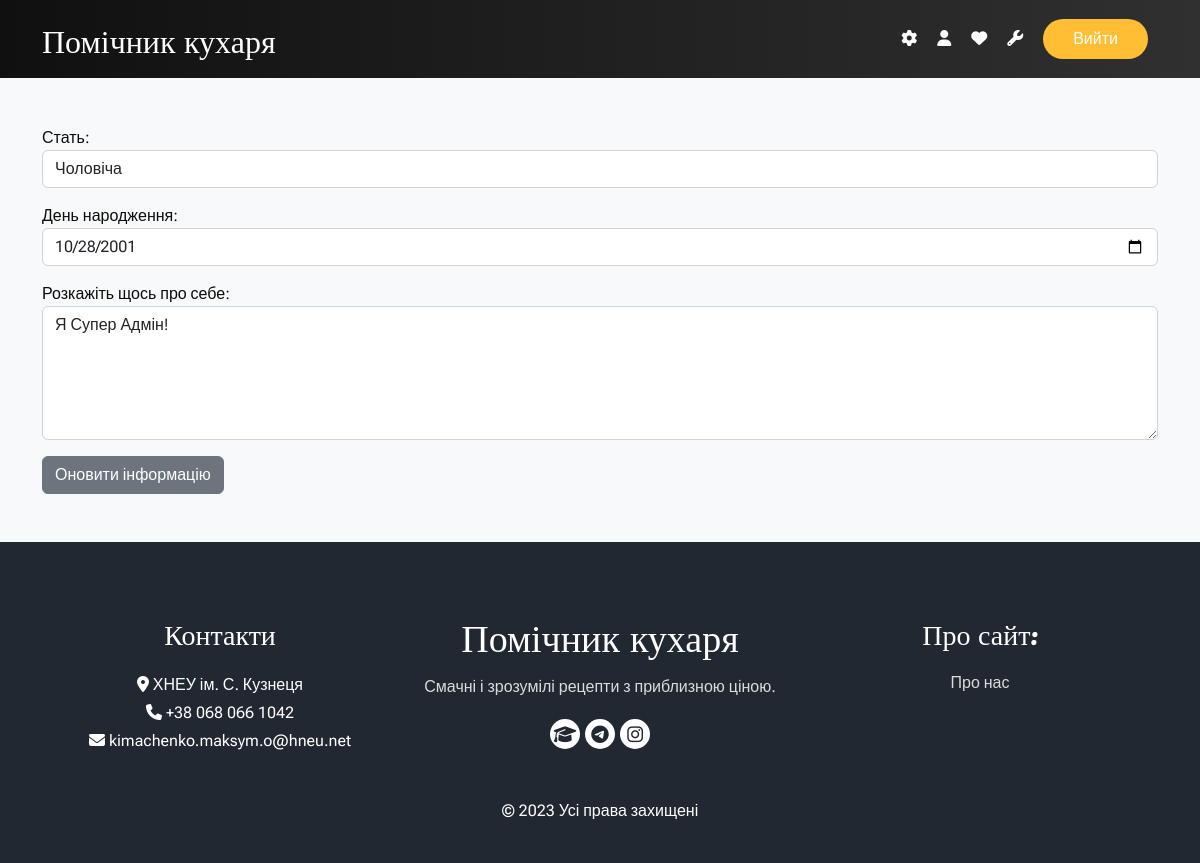
The app's page /user/1/edit-profile (signed in) with its own data.
### users/models.py (models this page shows, shortened)
class Profile(models.Model):
    user = models.OneToOneField(settings.AUTH_USER_MODEL, verbose_name='Користувач', on_delete=models.CASCADE)
    gender = models.CharField('Стать',
        max_length=2,
        choices=[
        ('n', 'Не скажу'),
        ('m', 'Чоловіча'),
        ('f', 'Жіноча'),
        ],
        default='n',
    )
    birth_date = models.DateField('Дата народження', null=True, blank=True)
    bio = models.TextField('Про Вас', max_length=512, null=True, blank=True)
    class Meta:
        db_table = 'Profiles'
        verbose_name = 'Профіль'
        verbose_name_plural = 'Профілі'

### users/views.py (the view, shortened to what this page needs)
# urls.py: path('user/<int:pk>/edit-profile', views.EditProfileView.as_view(), name='edit_profile'),
class EditProfileView(LoginRequiredMixin, View):
    def get(self, request, pk):
        profile_form = EditProfileForm(instance=request.user.profile)
        return render(request, 'users/edit_profile.html', {'profile_form': profile_form})

### users/forms.py
class EditProfileForm(forms.ModelForm):
    gender_choices=[
        ('n', 'Не скажу'),
        ('m', 'Чоловіча'),
        ('f', 'Жіноча'),
    ]
    gender = forms.ChoiceField(label='Стать', choices=gender_choices, widget=forms.Select(attrs={'class': 'form-control'}))
    birth_date = forms.DateField(label='День народження', widget=forms.DateInput(format=('%Y-%m-%d'), attrs={'type': 'date', 'class': 'form-control'}))
    bio = forms.CharField(label='Розкажіть щось про себе', widget=forms.Textarea(attrs={'class': 'form-control', 'rows': '5'}))
    class Meta:
        model = Profile
        fields = ('gender', 'birth_date', 'bio')

### templates/users/edit_profile.html (shortened to what this page needs)
{% load static %}
<!DOCTYPE html>
<html lang="uk">
<head>
  <link rel="stylesheet" href="https://cdn.jsdelivr.net/npm/bootstrap@5.2.3/dist/css/bootstrap.min.css" />
  <link rel="stylesheet" href="https://cdnjs.cloudflare.com/ajax/libs/font-awesome/6.2.1/css/all.min.css" />
  <link rel="stylesheet" href="{% static 'recipes/css/style.css' %}" />
</head>
<body class="sub_page">
  <div class="hero_area">
    <header class="header_section">
      <div class="container">
        <nav class="navbar navbar-expand-lg custom_nav-container">
          <a class="navbar-brand" href="/">
            <span>
              Помічник кухаря
            </span>
          </a>
          <div class="navbar-collapse">
            <div class="user_option">
              {% if user.is_authenticated %}
                <a href="#" class="user_link">
                  <i class="fa-solid fa-gear" aria-hidden="true"></i>
                </a>
                <a href="{% url 'edit_user_profile' user.id %}" class="user_link">
                  <i class="fa-solid fa-user" aria-hidden="true"></i>
                </a>
                <a href="#" class="user_link">
                  <i class="fa-solid fa-heart" aria-hidden="true"></i>
                </a>
                {% if user.is_superuser %}
                  <a href="/admin" class="user_link">
                    <i class="fa-solid fa-wrench" aria-hidden="true"></i>
                  </a>
                {% endif %}
                <a href="{% url 'signout' %}" class="signin">
                  Вийти
                </a>
                {% else %}
                <a href="/signin" class="signin">
                  Увійти
                </a>
              {% endif %}
            </div>
          </div>
        </nav>
      </div>
    </header>
  </div>
  <div class="album py-5 bg-light">
    <div class="container">
      <div class="form-group">
        <form method="POST" enctype="multipart/form-data">
          {{ profile_form.as_p }}
          <button class="btn btn-secondary">Оновити інформацію</button>
        </form>
      </div>
    </div>
  </div>
  <footer class="footer_section">
    <div class="container">
      <div class="row">
        <div class="col-md-4 footer-col">
          <div class="footer_contact">
            <h4> Контакти </h4>
            <div class="contact_link_box">
              <div>
                <i class="fa-solid fa-location-dot" aria-hidden="true"></i>
                <span> ХНЕУ ім. С. Кузнеця </span>
              </div>
              <div>
                <i class="fa-solid fa-phone" aria-hidden="true"></i>
                <span> +38 068 066 1042 </span>
              </div>
              <div>
                <i class="fa-solid fa-envelope" aria-hidden="true"></i>
                <span> kimachenko.maksym.o@hneu.net </span>
              </div>
            </div>
          </div>
        </div>
        <div class="col-md-4 footer-col">
          <div class="footer_detail">
            <a href="/" class="footer-logo"> Помічник кухаря </a>
            <p> Смачні і зрозумілі рецепти з приблизною ціною. </p>
            <div class="footer_social">
              <a href="https://www.hneu.edu.ua/">
                <i class="fa-solid fa-graduation-cap" aria-hidden="true"></i>
              </a>
              <a href="https://t.me/maxkimachenko">
                <i class="fa-brands fa-telegram" aria-hidden="true"></i>
              </a>
              <a href="https://instagram.com/maxkimachenko">
                <i class="fa-brands fa-instagram" aria-hidden="true"></i>
              </a>
            </div>
          </div>
        </div>
        <div class="col-md-4 footer-col">
          <h4> Про сайт: </h4>
          <a href="#">
            <p> Про нас </p>
          </a>
        </div>
      </div>
      <div class="footer-info">
        <p> &copy; <span id="displayYear"></span> Усі права захищені </p>
      </div>
    </div>
  </footer>
</body>
</html>

### static/recipes/css/style.css (style rules this page uses)
body { font-family: 'Roboto Flex', sans-serif; color: #0c0c0c; background-color: #ffffff; overflow-x: hidden; }
.hero_area { position: relative; min-height: 100vh; display: -webkit-box; display: -ms-flexbox; display: flex; background-image: linear-gradient(to right, #101010 , #303030); -webkit-box-orient: vertical; -webkit-box-direction: normal; -ms-flex-direction: column; flex-direction: column; }
.sub_page .hero_area { min-height: auto; }
.header_section { padding: 10px 0; }
.navbar-brand { font-family: 'Pacifico', cursive; }
.navbar-brand span { font-size: 32px; color: #ffffff; }
.custom_nav-container { padding: 0; }
.user_option { display: -webkit-box; display: -ms-flexbox; display: flex; -webkit-box-align: center; -ms-flex-align: center; align-items: center; }
.user_option a { margin: 0 10px; }
.user_option .user_link { color: #ffffff; }
.user_option .signin { display: inline-block; padding: 8px 30px; background-color: #ffbe33; color: #ffffff; border-radius: 45px; -webkit-transition: all 0.3s; transition: all 0.3s; border: none; }
a, a:hover, a:focus { text-decoration: none; }
.footer_section { background-color: #222831; color: #ffffff; padding: 75px 0 40px 0; text-align: center; }
.footer_section h4 { font-size: 28px; }
.footer_section h4, .footer_section .footer-logo { margin-bottom: 20px; font-family: 'Pacifico', cursive; }
.footer_section p { color: #dbdbdb; }
.footer_section .footer-col { margin-bottom: 15px; }
.footer_section .footer_contact .contact_link_box { display: -webkit-box; display: -ms-flexbox; display: flex; line-height: 1.75; -webkit-box-orient: vertical; -webkit-box-direction: normal; -ms-flex-direction: column; flex-direction: column; }
.footer_section .footer-logo { display: block; font-size: 38px; line-height: 1; color: #ffffff; }
.footer_section .footer_social { display: -webkit-box; display: -ms-flexbox; display: flex; -webkit-box-pack: center; -ms-flex-pack: center; justify-content: center; margin-top: 20px; margin-bottom: 10px; }
.footer_section .footer_social a { display: -webkit-box; display: -ms-flexbox; display: flex; -webkit-box-pack: center; -ms-flex-pack: center; justify-content: center; -webkit-box-align: center; -ms-flex-align: center; align-items: center; color: #222831; width: 30px; height: 30px; border-radius: 100%; background-color: #ffffff; border-radius: 100%; margin: 0 2.5px; font-size: 18px; }
.footer_section .footer-info { text-align: center; margin-top: 25px; }
.footer_section .footer-info p { color: #ffffff; margin: 0; }

### records on screen
Profile: gender "Чоловіча", birth_date "10/28/2001", bio "Я Супер Адмін!"
